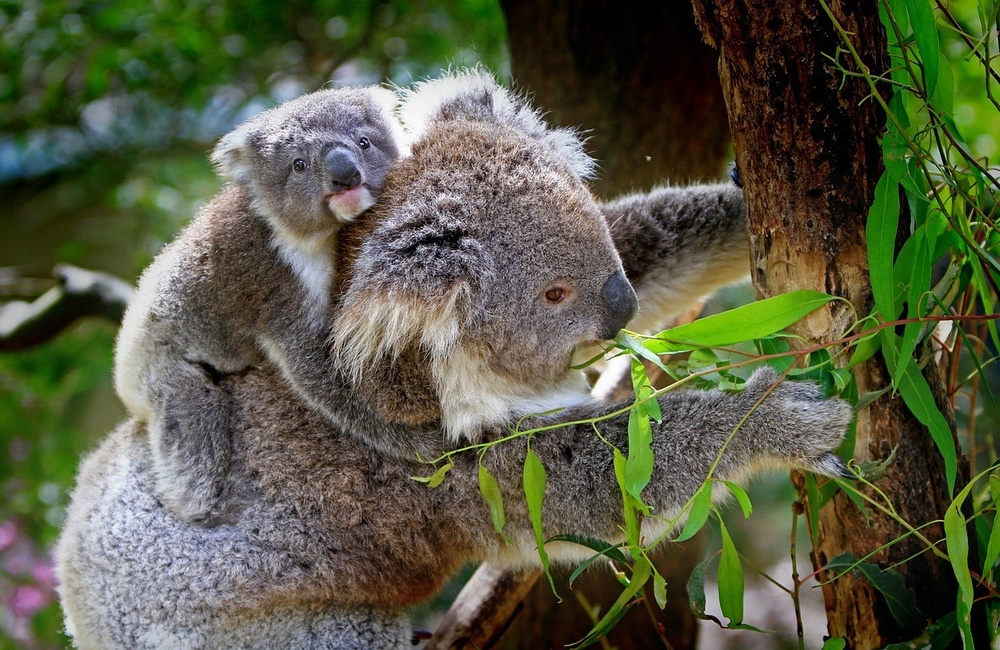
#> input picture images/original.jpg, 1000 x 650 px, shrunk from 1280 x 832 before the run, found by its file name
$ python main2.py
#> lines starting #> are read from the running program, lines starting #| are printed output that depends on the picture
from PIL import Image
from PIL import ImageFilter
#for bonus task
from PIL import ImageEnhance

# untuk membuka file, dan filenya di assign ke variable pic_original
with Image.open('images/original.jpg') as pic_original:
#> pic_original is the input picture: PIL image 1000x650 RGB; mean R, G, B 87.5, 90.9, 67.3
    print('Image is open\nSize:', pic_original.size)
#| Image is open
#| Size: (1000, 650)
    print('Format:', pic_original.format)
#| Format: JPEG
    print('Type:', pic_original.mode) #цветное
#| Type: RGB
    pic_original.show()

    pic_gray = pic_original.convert('CMYK')
    pic_gray.save('images/gray.jpg')
    print('Image is created\nSize:', pic_gray.size)
#| Image is created
#| Size: (1000, 650)
    print('Format:', pic_gray.format)
#| Format: None
    print('Type:', pic_gray.mode) #bw
#| Type: CMYK
    pic_gray.show()

    pic_blured = pic_original.filter(ImageFilter.BLUR)
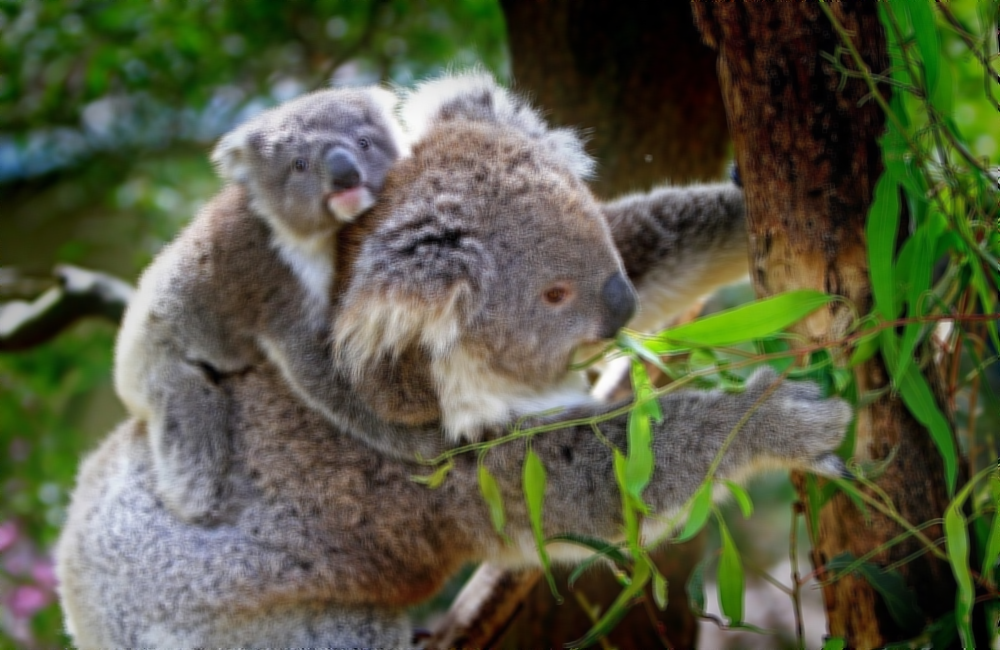
#> pic_blured: PIL image 1000x650 RGB; mean R, G, B 87.5, 91, 67.3
    pic_blured.save('images/blured.jpg')
    pic_blured.show()

    pic_up = pic_original.transpose(Image.ROTATE_180)
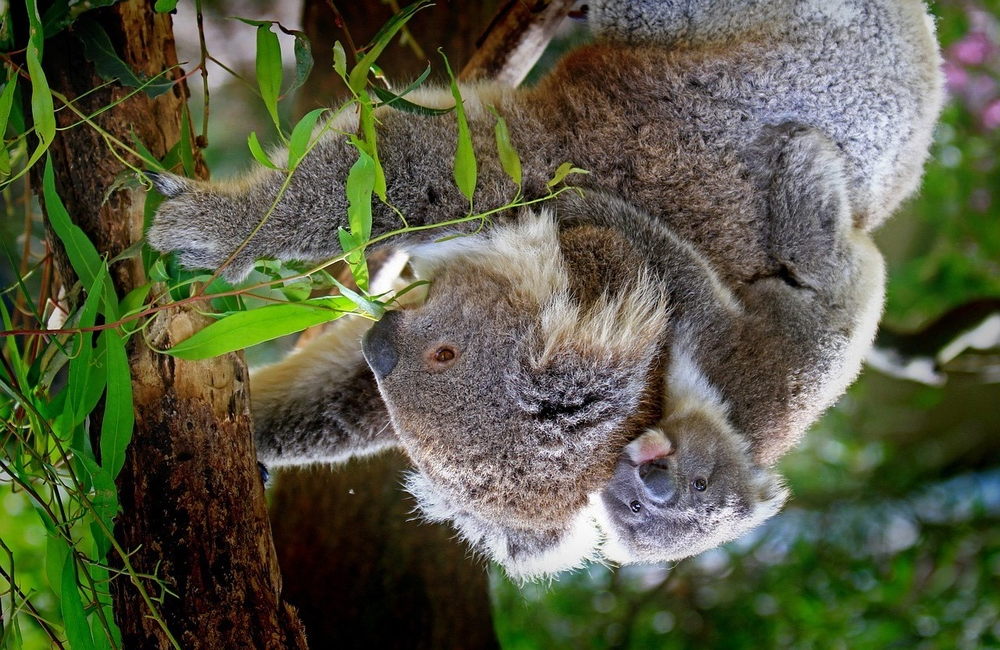
#> pic_up: PIL image 1000x650 RGB; mean R, G, B 87.5, 90.9, 67.3
    pic_up.save('images/up.jpg')
    pic_up.show()


    # #bonus 1. Mirror reflection
    pic_mirrow = pic_original.transpose(Image.FLIP_LEFT_RIGHT)
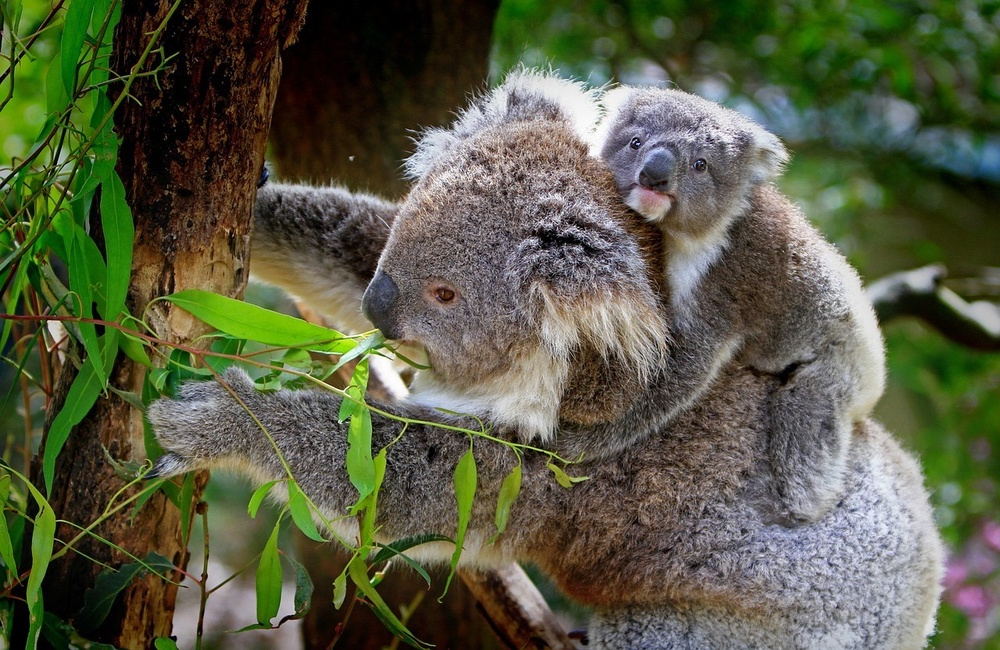
#> pic_mirrow: PIL image 1000x650 RGB; mean R, G, B 87.5, 90.9, 67.3
    pic_mirrow.save('images/mirrow.jpg')
    pic_mirrow.show()

    #bonus 2. Contrast enhancing
    pic_contrast = ImageEnhance.Contrast(pic_original)
    pic_contrast = pic_contrast.enhance(1)
    pic_contrast.save('images/contr.jpg')
    pic_contrast.show()
